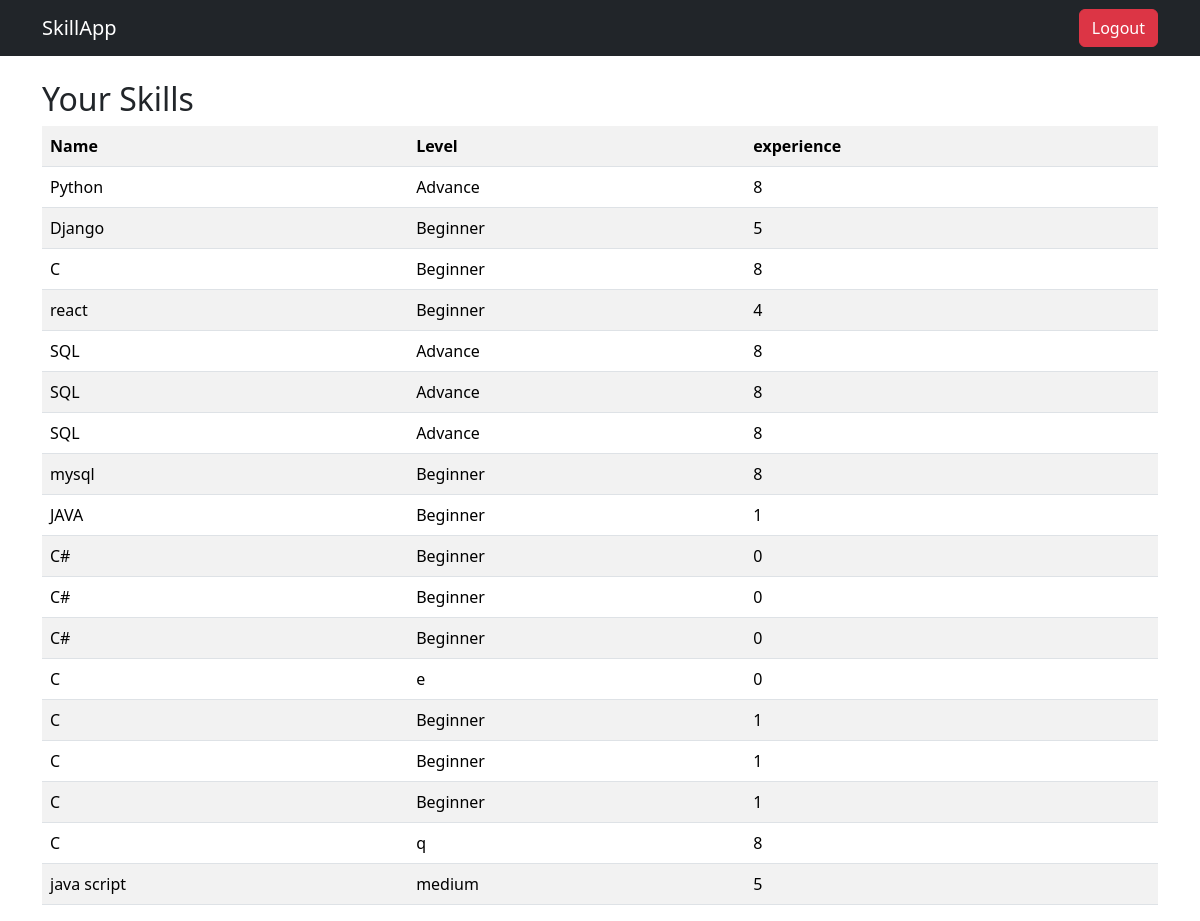
The page /skills/ (signed in) on the database its author committed.
### app/models.py (models this page shows, shortened)
class Skills(models.Model):
    name=models.CharField(max_length=100)
    level=models.CharField(max_length=50)
    experience=models.IntegerField()

### app/views.py (the view)
# urls.py: path("skills/",skills),
def skills(request):
    skills=Skills.objects.all()
    context={"skills":skills}
    return render(request,"app/skills.html",context)

### app/templates/app/skills.html
{% extends "app/base.html" %}
{% block content %}
<h2>Your Skills</h2>
<table class="table table-striped">
<tr>
<th>Name</th>
<th>Level</th>
<th>experience</th>
</tr>
{% for skill in skills %}
<tr>
<td>{{ skill.name }}</td>
<td>{{ skill.level }}</td>
<td>{{ skill.experience }}</td>
</tr>
{% endfor %}
</table>
{% endblock %}

### rows shown on the page
Skills: name "Python", level "Advance", experience "8"
Skills: name "Django", level "Beginner", experience "5"
Skills: name "C", level "Beginner", experience "8"
Skills: name "react", level "Beginner", experience "4"
Skills: name "SQL", level "Advance", experience "8"
Skills: name "SQL", level "Advance", experience "8"
Skills: name "SQL", level "Advance", experience "8"
Skills: name "mysql", level "Beginner", experience "8"
Skills: name "JAVA", level "Beginner", experience "1"
Skills: name "C#", level "Beginner", experience "0"
Skills: name "C#", level "Beginner", experience "0"
Skills: name "C#", level "Beginner", experience "0"
Skills: name "C", level "e", experience "0"
Skills: name "C", level "Beginner", experience "1"
Skills: name "C", level "Beginner", experience "1"
Skills: name "C", level "Beginner", experience "1"
Skills: name "C", level "q", experience "8"
Skills: name "java script", level "medium", experience "5"
